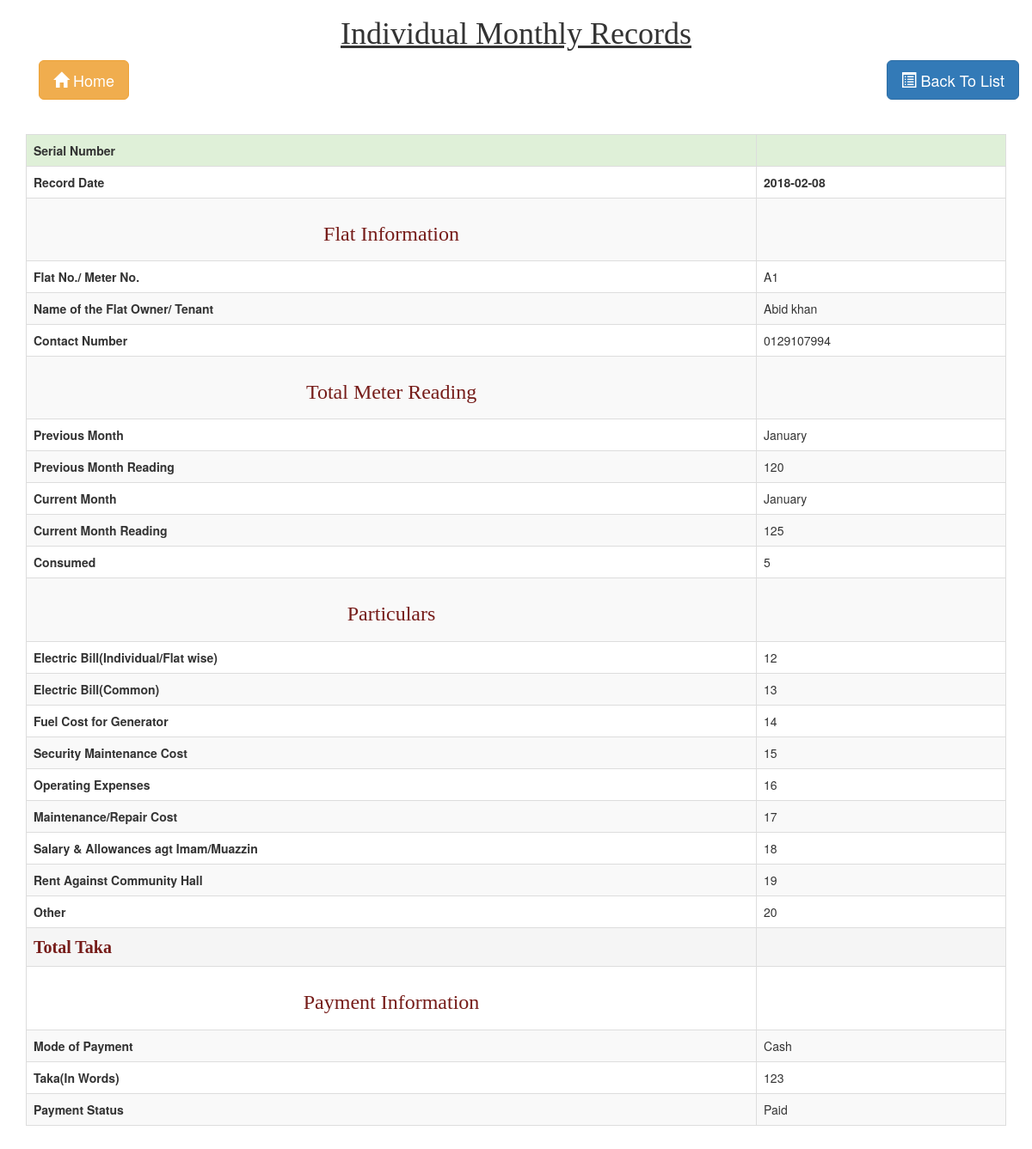
/views/MIDVALLEY/admin/view.php?id=1, run on the app's committed database.
### tables this page shows
CREATE TABLE `mid_info` (
  `id` int(11) NOT NULL,
  `serial_num` varchar(100) NOT NULL,
  `date` varchar(100) NOT NULL,
  `flat_num` varchar(100) NOT NULL,
  `owner` varchar(100) NOT NULL,
  `contact` varchar(100) NOT NULL,
  `from_m` varchar(100) NOT NULL,
  `previous` varchar(100) NOT NULL,
  `to_m` varchar(100) NOT NULL,
  `current` varchar(100) NOT NULL,
  `consumed` varchar(100) NOT NULL,
  `ebi` varchar(100) NOT NULL,
  `ebc` varchar(100) NOT NULL,
  `fuel` varchar(100) NOT NULL,
  `security` varchar(100) NOT NULL,
  `operating` varchar(100) NOT NULL,
  `repair` varchar(100) NOT NULL,
  `imam` varchar(100) NOT NULL,
  `rent` varchar(100) NOT NULL,
  `other` varchar(100) NOT NULL,
  `payment` varchar(100) NOT NULL,
  `tka` varchar(100) NOT NULL,
  `pay_confirm` varchar(20) NOT NULL,
  `is_trashed` varchar(100) NOT NULL DEFAULT 'No'
);

### src/MIDVALLEY/MidValley/MidValley.php (called while the page is built, shortened)
<?php
class MidValley extends Database
{
    public $id;
    public function setData($rcv)
    {
        if (array_key_exists("id", $rcv)) {
            $this->id = $rcv['id'];
        }
    }
    public function view(){
        $sqlQuery = "Select * from `mid_info` where id=".$this->id;
        $STH =$this->db->query($sqlQuery);
        $STH->setFetchMode(PDO::FETCH_OBJ);
        $singleData =$STH->fetch();
        return $singleData;
    }
}

### src/MIDVALLEY/Model/Database.php (called while the page is built, shortened)
<?php
class Database
{
    public function __construct()
    {
        try {
            $this->db = new PDO("mysql:host=localhost;dbname=mid_valley", "root", "");
        }
        catch (PDOException $error){
            echo $error->getMessage();
        }
    }
}

### views/MIDVALLEY/admin/view.php (the view, shortened to what this page needs)
<?php
$obj = new \App\MidValley\MidValley();
$obj->setData($_GET);
$singleData = $obj->view();
?>
<!DOCTYPE html>
<html lang="en">
<head>
    <link rel="stylesheet" href="//code.jquery.com/ui/1.15.1/themes/base/jquery-ui.css">
    <link rel="stylesheet" href="../../../resources/images/bootstrap/css/bootstrap.min.css">
    <link rel="stylesheet" href="../../../resources/images/bootstrap/js/jquery.min.js">
    <link rel="stylesheet" href="../../../resources/images/bootstrap/js/bootstrap.min.js">
    <link rel="stylesheet" href="../../../resources/images/bootstrap/midvalley.css">
</head>
<body>
<div class="container">
    <h1 style="text-align: center;font-family: ZagBold; text-decoration: underline">Individual Monthly Records</h1>
    <table class="table">
        <div class="container">
            <a style="float: left" href="" class="btn btn-lg btn-warning"><span class='glyphicon glyphicon-home'></span> Home</a>
            <a style="float: right" href="mid_index.php" class="btn btn-lg btn-primary"><span class='glyphicon glyphicon-list-alt'></span> Back To List</a>
        </div>
    </table>
    <br/>
    <table class="table table-bordered table-striped">
            <tr class="success">
                <th>Serial Number</th>
                <?php
                echo "
                    <th>$singleData->serial_num</th>
                ";
                ?>
            </tr>
            <tr>
                <th>Record Date</th>
                <?php
                echo "
                    <th>$singleData->date</th>
                ";
                ?>
            </tr>
        <tr>
            <th style="text-align: center; color: #761c19; font-family: ZagBold"><h3>Flat Information</h3></th>
            <td></td>
        </tr>
        <tr>
            <th>Flat No./ Meter No.</th>
            <?php
            echo "
                    <td>$singleData->flat_num</td>
                ";
            ?>
        </tr>
        <tr>
            <th>Name of the Flat Owner/ Tenant</th>
            <?php
            echo "
                    <td>$singleData->owner</td>
                ";
            ?>
        </tr>
        <tr>
            <th >Contact Number</th>
            <?php
            echo "
                    <td>$singleData->contact</td>
                ";
            ?>
        </tr>
        <tr>
            <th style="text-align: center; color: #761c19; font-family: ZagBold"><h3>Total Meter Reading</h3></th>
            <td></td>
        </tr>
        <tr>
            <th>Previous Month</th>
            <?php
            echo "
                    <td>$singleData->from_m</td>
                ";
            ?>
        </tr>
        <tr>
            <th>Previous Month Reading</th>
            <?php
            echo "
                        <td>$singleData->previous</td>
                    ";
            ?>
        </tr>
        <tr>
            <th>Current Month</th>
            <?php
            echo "
                    <td>$singleData->to_m</td>
                ";
            ?>
        </tr>
        <tr>
            <th>Current Month Reading</th>
            <?php
            echo "
                    <td>$singleData->current</td>
                ";
            ?>
        </tr>
        <tr>
            <th>Consumed</th>
            <?php
            echo "
                    <td>$singleData->consumed</td>
                ";
            ?>
        </tr>
        <tr>
            <th style="text-align: center; color: #761c19; font-family: ZagBold"><h3>Particulars</h3></th>
            <td></td>
        </tr>
        <tr>
            <th>Electric Bill(Individual/Flat wise)</th>
            <?php
            echo "
                    <td>$singleData->ebi</td>
                ";
            ?>
        </tr>
        <tr>
            <th>Electric Bill(Common)</th>
            <?php
            echo "
                    <td>$singleData->ebc</td>
                ";
            ?>
        </tr>
        <tr>
            <th>Fuel Cost for Generator</th>
            <?php
            echo "
                    <td>$singleData->fuel</td>
                ";
            ?>
        </tr>
        <tr>
            <th>Security Maintenance Cost</th>
            <?php
            echo "
                    <td>$singleData->security</td>
                ";
            ?>
        </tr>
        <tr>
            <th>Operating Expenses</th>
            <?php
            echo "
                    <td>$singleData->operating</td>
                ";
            ?>
        </tr>
        <tr>
            <th>Maintenance/Repair Cost</th>
            <?php
            echo "
                    <td>$singleData->repair</td>
                ";
            ?>
        </tr>
        <tr>
            <th>Salary & Allowances agt Imam/Muazzin</th>
            <?php
            echo "
                    <td>$singleData->imam</td>
                ";
            ?>
        </tr>
        <tr>
            <th>Rent Against Community Hall</th>
            <?php
            echo "
                    <td>$singleData->rent</td>
                ";
            ?>
        </tr>
        <tr>
            <th>Other</th>
            <?php
            echo "
                    <td>$singleData->other</td>
                ";
            ?>
        </tr>
        <tr class="active">
            <th style="font-family: ZagBold; font-size: 20px; color: #761c19">Total Taka</th>
            <th>
            </th>
        </tr>
        <tr>
            <th style="text-align: center; color: #761c19; font-family: ZagBold"><h3>Payment Information</h3></th>
            <td></td>
        </tr>
        <tr>
            <th>Mode of Payment</th>
            <?php
            echo "
                    <td>$singleData->payment</td>
                ";
            ?>
        </tr>
        <tr>
            <th>Taka(In Words)</th>
            <?php
            echo "
                    <td>$singleData->tka</td>
                ";
            ?>
        </tr>
        <tr>
            <th>Payment Status</th>
            <?php
            echo "
                    <td>$singleData->pay_confirm</td>
                ";
            ?>
        </tr>
    </table>
<br/>
</div>
<br/>
</body>
</html>

### data on the page
mid_info: date "2018-02-08", flat_num "A1", owner "Abid khan", contact "0129107994", from_m "January", previous "120", to_m "January", current "125", consumed "5", ebi "12", ebc "13", fuel "14", security "15", operating "16", repair "17", imam "18", rent "19", other "20", payment "Cash", tka "123", pay_confirm "Paid"
